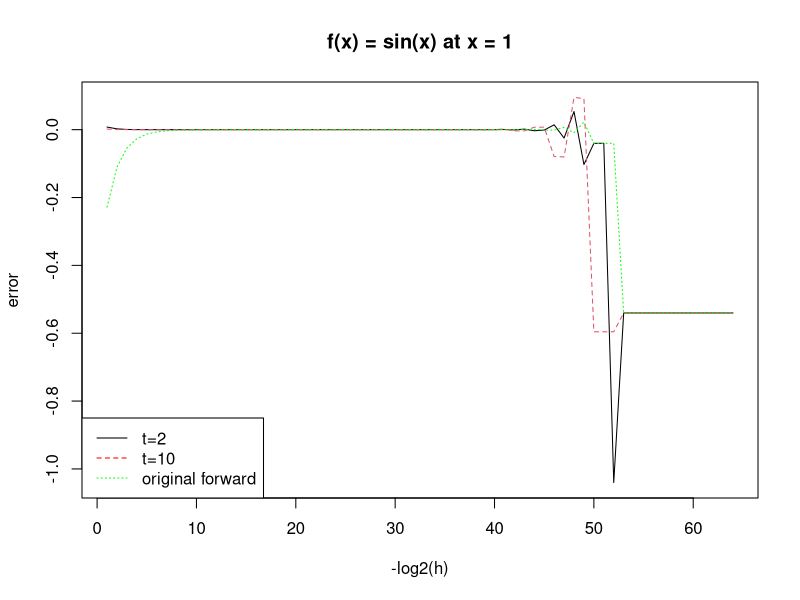
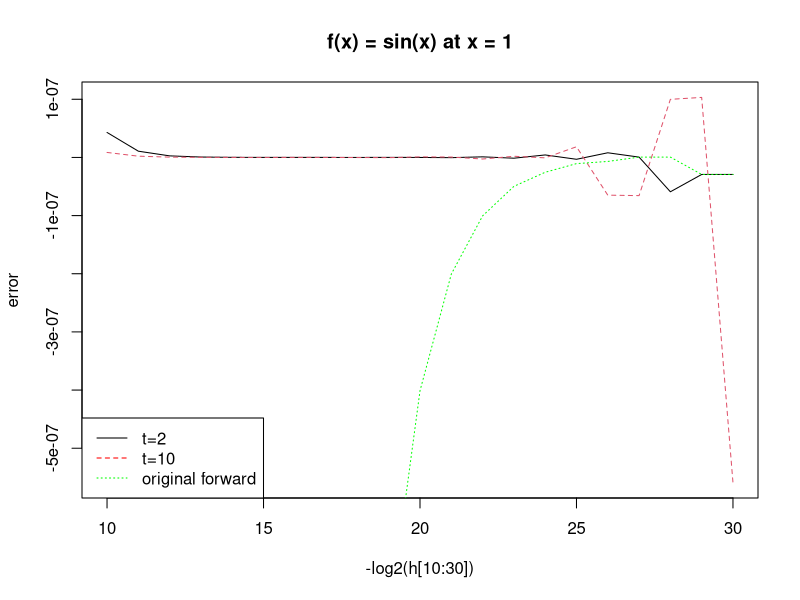
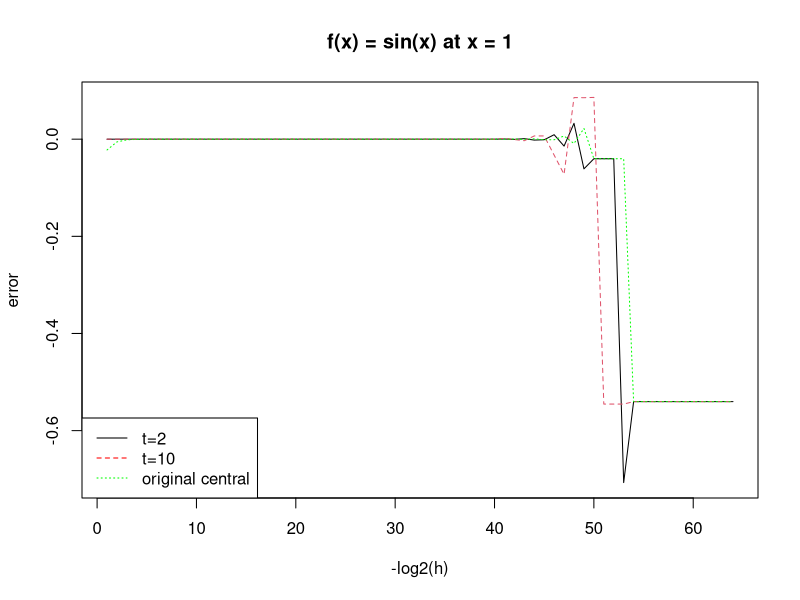
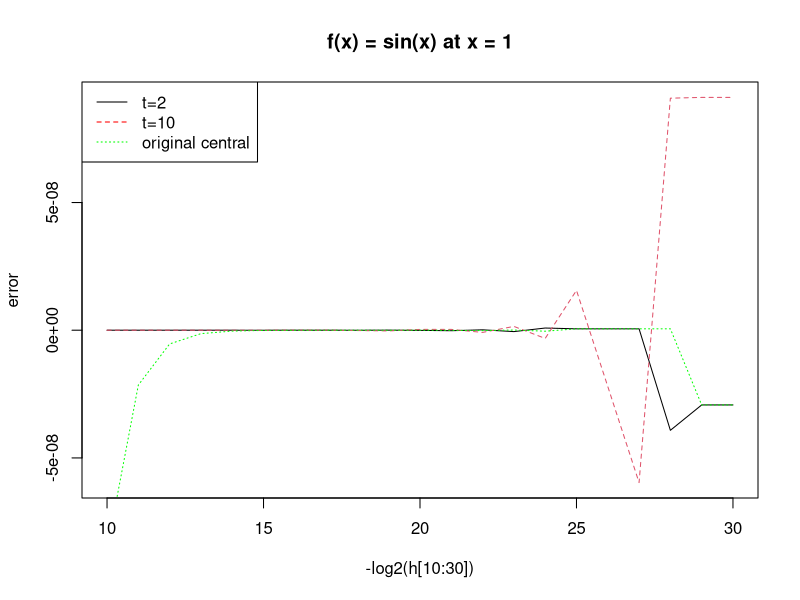
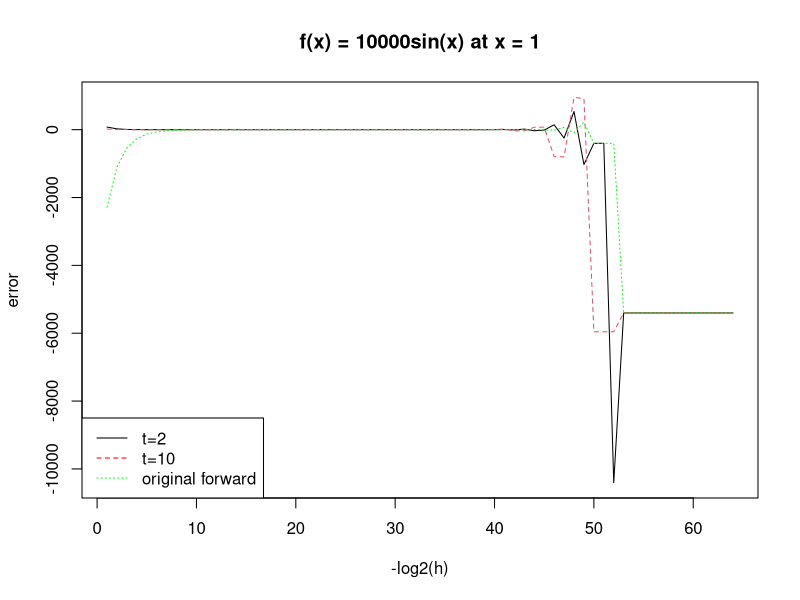
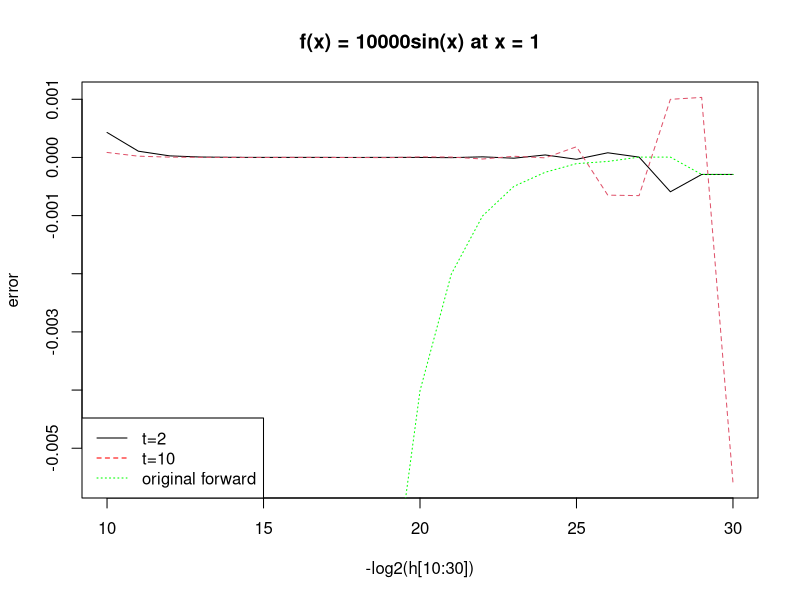
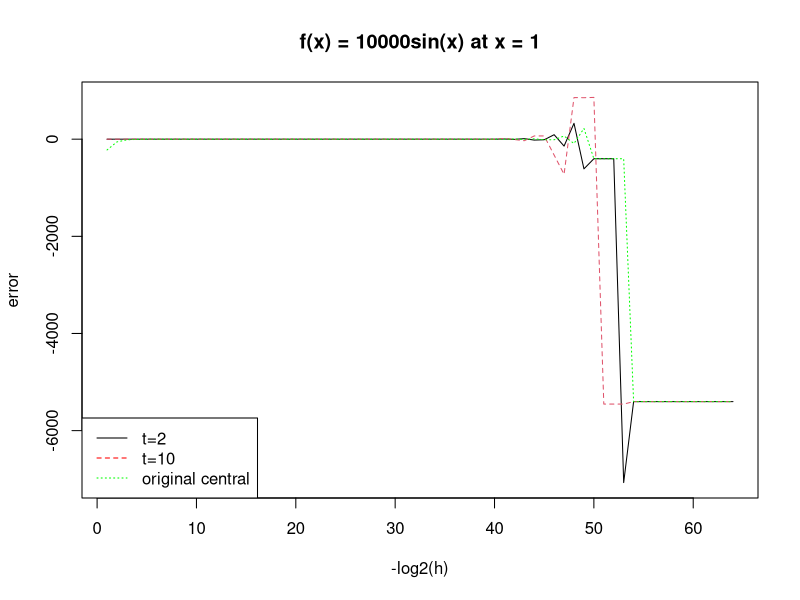
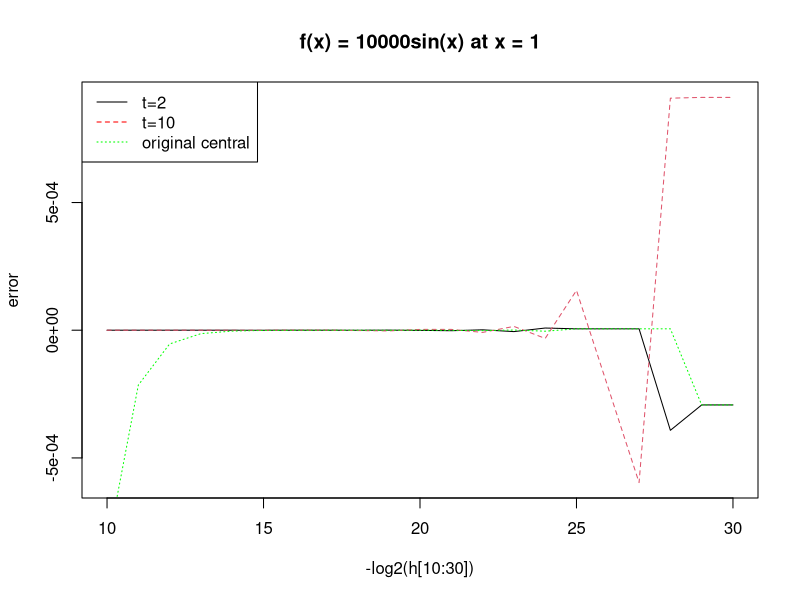

Source code (R) for these figures, in order:
h <- 2^seq(-1,-64,-1)
t <- c(2,10)
r <- matrix(NA,length(h),length(t))
#1)f_1(x) = sin(x) at x = 1 (cos(x))
f1 <- matrix(NA,length(h),2)
x <- 1
f1.true <- cos(x)

#1.1) forward
f1[,1] <- (sin(x+h)-sin(x))/h
for (i in 1:length(t)){
    f1.t <- (sin(x+h/t[i])-sin(x))/(h/t[i])
    r[,i] <- f1.t + (f1.t-f1[,1])/(t[i]-1)
}
matplot(-log2(h),r-f1.true,type="l", ylab="error", main="f(x) = sin(x) at x = 1")
lines(-log2(h), f1[,1]-f1.true, lty = 3, col = "green")
legend("bottomleft",legend=c("t=2","t=10","original forward"),lty=c(1,2,3),col=c("black","red","green"))

matplot(-log2(h[10:30]),r[10:30,]-f1.true,type="l", ylab="error", main="f(x) = sin(x) at x = 1")
lines(-log2(h[10:30]), f1[10:30,1]-f1.true, lty = 3, col = "green")
legend("bottomleft",legend=c("t=2","t=10","original forward"),lty=c(1,2,3),col=c("black","red","green"))

#1.2) central
f1[,2] <- (sin(x+h)-sin(x-h))/(2*h) 
for (i in 1:length(t)){
    f1.t <- (sin(x+h/t[i])-sin(x-h/t[i]))/(2*h/t[i])
    r[,i] <- f1.t + (f1.t-f1[,2])/(t[i]^2-1)
}
matplot(-log2(h),r-f1.true,type="l", ylab="error", main="f(x) = sin(x) at x = 1")
lines(-log2(h), f1[,2]-f1.true, lty = 3, col = "green")
legend("bottomleft",legend=c("t=2","t=10","original central"),lty=c(1,2,3),col=c("black","red","green"))

matplot(-log2(h[10:30]),r[10:30,]-f1.true,type="l", ylab="error", main="f(x) = sin(x) at x = 1")
lines(-log2(h[10:30]), f1[10:30,2]-f1.true, lty = 3, col = "green")
legend("topleft",legend=c("t=2","t=10","original central"),lty=c(1,2,3),col=c("black","red","green"))


#2)f_2(x) = 10000sin(x) at x = 1 (10000cos(x))
f2 <- matrix(NA,length(h),2)
x <- 1
f2.true <- 10000*cos(x)
#2.1) forward
f2[,1] <- 10000*(sin(x+h)-sin(x))/h
for (i in 1:length(t)){
    f2.t <- 10000*(sin(x+h/t[i])-sin(x))/(h/t[i])
    r[,i] <- f2.t + (f2.t-f2[,1])/(t[i]-1)
}
matplot(-log2(h),r-f2.true,type="l", ylab="error", main="f(x) = 10000sin(x) at x = 1")
lines(-log2(h), f2[,1]-f2.true, lty = 3, col = "green")
legend("bottomleft",legend=c("t=2","t=10","original forward"),lty=c(1,2,3),col=c("black","red","green"))

matplot(-log2(h[10:30]),r[10:30,]-f2.true,type="l", ylab="error", main="f(x) = 10000sin(x) at x = 1")
lines(-log2(h[10:30]), f2[10:30,1]-f2.true, lty = 3, col = "green")
legend("bottomleft",legend=c("t=2","t=10","original forward"),lty=c(1,2,3),col=c("black","red","green"))


#2.2) central
f2[,2] <- 10000*(sin(x+h)-sin(x-h))/(2*h) 
for (i in 1:length(t)){
    f2.t <- 10000*(sin(x+h/t[i])-sin(x-h/t[i]))/(2*h/t[i])
    r[,i] <- f2.t + (f2.t-f2[,2])/(t[i]^2-1)
}
matplot(-log2(h),r-f2.true,type="l", ylab="error", main="f(x) = 10000sin(x) at x = 1")
lines(-log2(h), f2[,2]-f2.true, lty = 3, col = "green")
legend("bottomleft",legend=c("t=2","t=10","original central"),lty=c(1,2,3),col=c("black","red","green"))

matplot(-log2(h[10:30]),r[10:30,]-f2.true,type="l", ylab="error", main="f(x) = 10000sin(x) at x = 1")
lines(-log2(h[10:30]), f2[10:30,2]-f2.true, lty = 3, col = "green")
legend("topleft",legend=c("t=2","t=10","original central"),lty=c(1,2,3),col=c("black","red","green"))


#3)f_3(x) = tan(x) at x = 1.59 (1/cos(x)^2)
f3 <- matrix(NA,length(h),2)
x <- 1.59
f3.true <- 1/cos(x)^2
#3.1) forward
f3[,1] <- (tan(x+h)-tan(x))/h 
for (i in 1:length(t)){
    f3.t <- (tan(x+h/t[i])-tan(x))/(h/t[i])
    r[,i] <- f3.t + (f3.t-f3[,1])/(t[i]-1)
}
matplot(-log2(h),r-f3.true,type="l", ylab="error", main="f(x) = tan(x) at x = 1.59")
lines(-log2(h), f3[,1]-f3.true, lty = 3, col = "green")
legend("bottomleft",legend=c("t=2","t=10","original forward"),lty=c(1,2,3),col=c("black","red","green"))

matplot(-log2(h[15:40]),r[15:40,]-f3.true,type="l", ylab="error", main="f(x) = tan(x) at x = 1.59")
lines(-log2(h[15:40]), f3[15:40,1]-f3.true, lty = 3, col = "green")
legend("topleft",legend=c("t=2","t=10","original forward"),lty=c(1,2,3),col=c("black","red","green"))

#3.2) central
f3[,2] <- (tan(x+h)-tan(x-h))/(2*h) 
for (i in 1:length(t)){
    f3.t <- (tan(x+h/t[i])-tan(x-h/t[i]))/(2*h/t[i])
    r[,i] <- f3.t + (f3.t-f3[,2])/(t[i]^2-1)
}
matplot(-log2(h),r-f3.true,type="l", ylab="error", main="f(x) = tan(x) at x = 1.59")
lines(-log2(h), f3[,2]-f3.true, lty = 3, col = "green")
legend("topright",legend=c("t=2","t=10","original central"),lty=c(1,2,3),col=c("black","red","green"))

matplot(-log2(h[10:30]),r[10:30,]-f3.true,type="l", ylim = range(-0.005,0.005), ylab="error", main="f(x) = tan(x) at x = 1.59")
lines(-log2(h[10:30]), f3[10:30,2]-f3.true, lty = 3, col = "green")
legend("topright",legend=c("t=2","t=10","original central"),lty=c(1,2,3),col=c("black","red","green"))


#4)f_4(x) = phi(x) at x = 0.5 (-x*phi(x))
f4 <- matrix(NA,length(h),2)
x <- 0.5
f4.true <- -x*dnorm(x)
#4.1) forward
f4[,1] <- (dnorm(x+h)-dnorm(x))/h
for (i in 1:length(t)){
    f4.t <- (dnorm(x+h/t[i])-dnorm(x))/(h/t[i])
    r[,i] <- f4.t + (f4.t-f4[,1])/(t[i]-1)
}
matplot(-log2(h),r-f4.true,type="l", ylab="error", main="f(x) = phi(x) at x = 0.5")
lines(-log2(h), f4[,1]-f4.true, lty = 3, col = "green")
legend("bottomleft",legend=c("t=2","t=10","original forward"),lty=c(1,2,3),col=c("black","red","green"))

matplot(-log2(h[10:30]),r[10:30,]-f4.true,type="l", ylab="error", main="f(x) = phi(x) at x = 0.5")
lines(-log2(h[10:30]), f4[10:30,1]-f4.true, lty = 3, col = "green")
legend("bottomleft",legend=c("t=2","t=10","original forward"),lty=c(1,2,3),col=c("black","red","green"))

#4.2) central
f4[,2] <- (dnorm(x+h)-dnorm(x-h))/(2*h)
for (i in 1:length(t)){
    f4.t <- (dnorm(x+h/t[i])-dnorm(x-h/t[i]))/(2*h/t[i])
    r[,i] <- f4.t + (f4.t-f4[,2])/(t[i]^2-1)
}
matplot(-log2(h),r-f4.true,type="l", ylab="error", main="f(x) = phi(x) at x = 0.5")
lines(-log2(h), f4[,2]-f4.true, lty = 3, col = "green")
legend("topleft",legend=c("t=2","t=10","original central"),lty=c(1,2,3),col=c("black","red","green"))

matplot(-log2(h[10:30]),r[10:30,]-f4.true,type="l", ylab="error", main="f(x) = phi(x) at x = 0.5")
lines(-log2(h[10:30]), f4[10:30,2]-f4.true, lty = 3, col = "green")
legend("bottomleft",legend=c("t=2","t=10","original central"),lty=c(1,2,3),col=c("black","red","green"))





